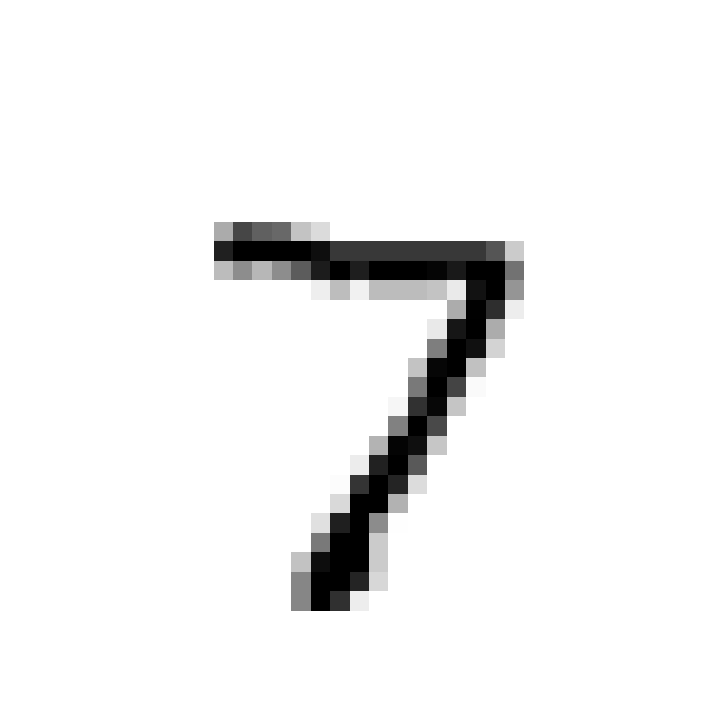
#> input picture input_generator/0.png, 720 x 720 px, found by its file name
$ jupyter execute --allow-errors preprocess.ipynb   (older library calls are emulated)
#> lines starting #> are read from the running program, lines starting #| are printed output that depends on the picture; after the words box and inside, x2 and y2 are one past the last pixel; in counts of white or black regions, pixels touching at a corner belong together
#> further down, pic is the input picture: PIL image 720x720 RGBA; mean R, G, B, A 241.5, 241.5, 241.5, 255
#> `gray_rz = gray.resize((28,28), Image.ANTIALIAS)`:
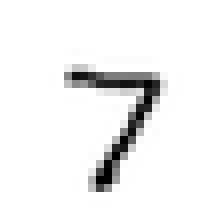
#> gray_rz: PIL image 28x28 L (shown 8 times larger); min 0, max 255, mean 241.1
#> `np_gray = np_gray.ravel()`: np_gray = 784 values, max 255 at index 0, min 0 at index 601, mean 241.1
#> `np_gray = 255 - np_gray`: np_gray = 784 values, max 255 at index 601, min 0 at index 0, mean 13.89
#> `np_gray /= 255`: np_gray = 784 values, max 1 at index 601, min 0 at index 0, mean 0.0545
[cell 1]
import matplotlib.pyplot as plt
import numpy as np
from PIL import Image
import tensorflow as tf
import matplotlib.pyplot as plt
import matplotlib.image as mpimg

#> (the rest of this cell did not finish here and is left out)

[cell 2]
import matplotlib.pyplot as plt
import numpy as np
from PIL import Image
import tensorflow as tf
import matplotlib.pyplot as plt
import matplotlib.image as mpimg
import cv2

originalImage = cv2.imread('test3.png')
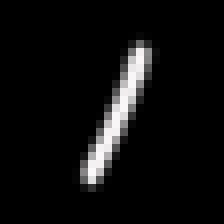
#> input picture input_generator/test3.png, 28 x 28 px (shown 8 times larger)
#> originalImage is the input picture: shape (28, 28, 3); mean B, G, R 13.7, 13.7, 13.8
grayImage = cv2.cvtColor(originalImage, cv2.COLOR_BGR2GRAY)

'''convert image to black & white'''
(thresh, BW_image) = cv2.threshold(grayImage, 127, 255, cv2.THRESH_BINARY)
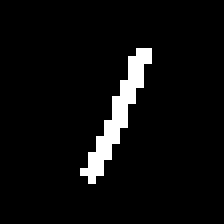
#> BW_image: shape (28, 28) (shown 8 times larger); 5.1% white in thin lines or dots, all inside (x1, y1, x2, y2) = (10, 6, 19, 23)
cv2.imwrite('blue_to_black.png',BW_image)

pic = Image.open('blue_to_black.png')
gray = pic.convert('L')
gray_rz = gray.resize((28,28), Image.ANTIALIAS)
np_gray= np.array(gray_rz,int)
np_gray = np_gray.ravel()
#> np_gray = 784 values, max 255 at index 185, min 0 at index 0, mean 13.01
# [5 lines of commented-out code are left out]
f = open("test3.txt", "w")

for i in range(784):
    f.write(str(np_gray[i])+'\n')
f.close()

'''problem: the data only include 0 or 255'''

[cell 3]
import matplotlib.pyplot as plt
import numpy as np
from PIL import Image
import tensorflow as tf
import matplotlib.pyplot as plt
import matplotlib.image as mpimg

pic = Image.open('0.png')
gray = pic.convert('L')
gray_rz = gray.resize((28,28), Image.ANTIALIAS)
np_gray= np.array(gray_rz,float)
np_gray = np_gray.ravel()
#> np_gray = 784 values, max 255 at index 0, min 0 at index 601, mean 241.1
np_gray = 255 - np_gray
#> np_gray = 784 values, max 255 at index 601, min 0 at index 0, mean 13.89
#np_gray /= 255

#print(np_gray)
#print(np_gray.shape)
f = open("0_after.txt", "w")

for i in range(784):
    f.write(str(np_gray[i])+'\n')
#> `np_gray = np_gray.ravel()`: np_gray = 784 values, max 255 at index 0, min 0 at index 601, mean 241.1
#> `np_gray = 255 - np_gray`: np_gray = 784 values, max 255 at index 601, min 0 at index 0, mean 13.89
#> `np_gray /= 255`: np_gray = 784 values, max 1 at index 601, min 0 at index 0, mean 0.0545
f.close()

[cell 4]
'''demo image convertor'''

import matplotlib.pyplot as plt
import numpy as np
from PIL import Image
import tensorflow as tf
import matplotlib.pyplot as plt
import matplotlib.image as mpimg

#> (the rest of this cell did not finish here and is left out)
